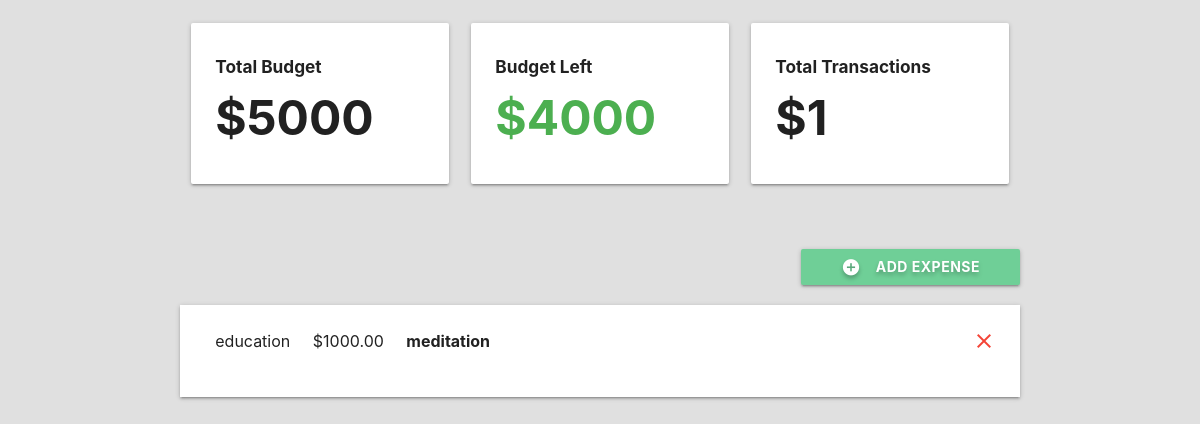
Page /first-web-app on the committed database.
### budget/models.py (models this page shows, shortened)
class Project(models.Model):
    name=models.CharField(max_length=100)
    slug=models.SlugField(max_length=100,unique=True,blank=True)
    budget=models.IntegerField()
    def budget_left(self):
        expense_list=Expense.objects.filter(project=self)
        total_expense_amount = 0
        for expense in expense_list:
            total_expense_amount += expense.amount
        total_expense_amount=int(total_expense_amount)
        return self.budget - total_expense_amount
    def total_transactions(self):
        expense_list=Expense.objects.filter(project=self)
        return len(expense_list)

class Expense(models.Model):
    project=models.ForeignKey(Project,on_delete=models.CASCADE,related_name='expenses')
    title=models.CharField(max_length=100)
    amount=models.DecimalField(max_digits=8,decimal_places=2)
    category=models.ForeignKey(Category,on_delete=models.CASCADE)
    class Meta:
        ordering=('-amount',)

class Category(models.Model):
    project=models.ForeignKey(Project,on_delete=models.CASCADE)
    name=models.CharField(max_length=50)

### budget/views.py (the view, shortened to what this page needs)
# urls.py: path('<slug:project_slug>',views.project_detail,name='detail')
def project_detail(request,project_slug):
    project=get_object_or_404(Project,slug=project_slug)
    if request.method=='GET':
        category_list=Category.objects.filter(project=project)
        return render(request,'budget/project-detail.html',{'project':project,'expense_list':project.expenses.all(),'category_list':category_list})
    elif request.method=='DELETE':
        id=json.loads(request.body)['id']
        expense=Expense.objects.get(id=id)
        expense.delete()
        return HttpResponse('')
    return HttpResponseRedirect(project_slug)

### budget/templates/budget/project-detail.html (shortened to what this page needs)
{% extends 'budget/base.html' %}
{% block content %}
<div class="container">
<section class="section section-stats">
  <div class="row">
    <div class="col s12 m4 14">
      <div class="card-panel">
        <h6 class="bold">Total Budget</h6>
        <h1 class="bold">${{project.budget}}</h1>
        </div>
  </div>
  <div class="col s12 m4 14">
    <div class="card-panel">
      <h6 class="bold">Budget Left</h6>
      {% if project.budget_left > 0 %}
        <h1 class="bold green-text">${{ project.budget_left }}</h1>
      {% elif project.budget_left == 0 %}
      <h1 class="bold orange-text">${{ project.budget_left }}</h1>
      {% else %}
      <h1 class="bold red-text">${{ project.budget_left }}</h1>
      {% endif %}
      </div>
</div>
<div class="col s12 m4 14">
  <div class="card-panel">
    <h6 class="bold">Total Transactions</h6>
    <h1 class="bold">${{ project.total_transactions }}</h1>
    </div>
</div>
</div>
  </section>
  <section class="section section-expenses">
    <div class="row">
<button class="btn waves-effect right modal-trigger" href="#expenseModal">
<i class="material-icons white-text left">add_circle</i>
  Add Expense
</button>
    </div>
    <ul class="z-depth-1">
      {% for expense in expense_list %}
      <li>
        <div class="card-panel z-depth-0 expense">
          <div class="row">
          <div class="col 16">
          <span class="title">{{expense.title}}</span>
          </div>
          <div class="col 13">
          <span class="title">${{expense.amount}}</span>
          </div>
          <div class="col 1">
          <span class="title bold">{{expense.category.name}}</span>
          </div>
          <a class="close icon" onclick="deleteExpense(this)" data-id="{{expense.id}}">
            <i class="material-icons red-text right">close</i>
            </a>
          </div>
          </div>
        </li>
      {% endfor %}
    </ul>
    </section>
  </div>
{% endblock %}

### budget/static/css/styles.css (style rules this page uses)
html { font-family:'Montserrat'; background-color:#E0E0E0; }
h1,h6 { font-weight:bold; }
.bold { font-weight:bold; }
.row { margin:0;! important; }
.section-stats h1 { font-size:4vw; margin:15px 0px; }
.section-expenses button { padding:0px 40px; font-weight:bold; text-shadow: 0px 3px 4px rgba(0,0,0,.25); background-color:#6FCF97; }
.section-expenses .expense { font-size:16px; border-radius:0; margin:0; }

### rows in the picture
Project: budget "5000", budget_left "4000", total_transactions "1"
Expense: title "education", amount "1000.00", category.name "meditation"
